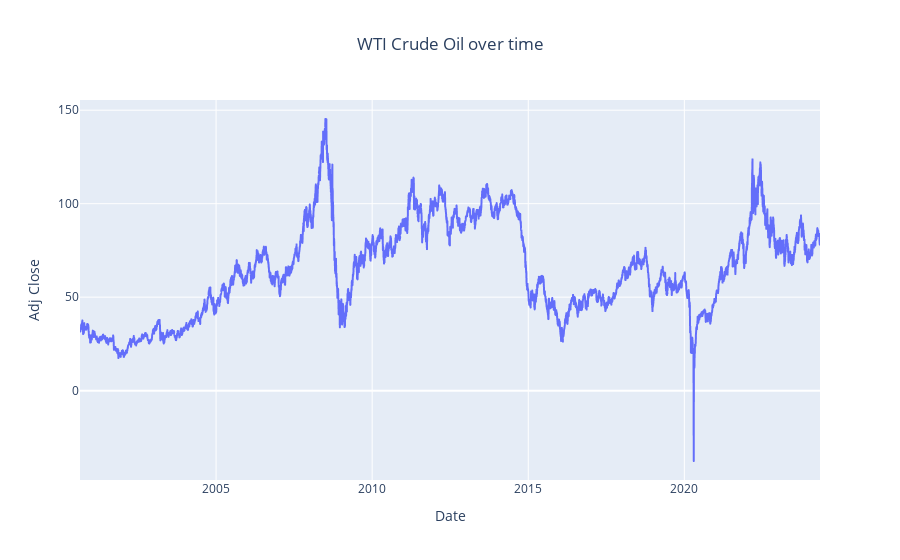

Write notebook code for a chart like this one.
### Code cell
# Dynamic visualisation
fig = px.line(crude_oil,
              x=crude_oil.index,
              y="Adj Close",
              title='WTI Crude Oil over time')
fig.update_layout(title_x=0.5)  # This will center the title horizontally

fig.show()

### Figure 1 — Plotly figure (JSON) as saved in the notebook; plotly's stock layout.template omitted (floating-point values rounded to 4 significant figures; data arrays with more than 128 entries replaced by an {"elided": "..."} marker saying what was removed)
{"data": [{"hovertemplate": "Date=%{x}<br>Adj Close=%{y}<extra></extra>", "legendgroup": "", "line": {"color": "#636efa", "dash": "solid"}, "marker": {"symbol": "circle"}, "mode": "lines", "name": "", "showlegend": false, "type": "scattergl", "x": {"elided": "5951 str values"}, "xaxis": "x", "y": {"elided": "5951 float values"}, "yaxis": "y"}], "layout": {"legend": {"tracegroupgap": 0}, "title": {"text": "WTI Crude Oil over time", "x": 0.5}, "xaxis": {"anchor": "y", "domain": [0, 1], "title": {"text": "Date"}}, "yaxis": {"anchor": "x", "domain": [0, 1], "title": {"text": "Adj Close"}}}}
